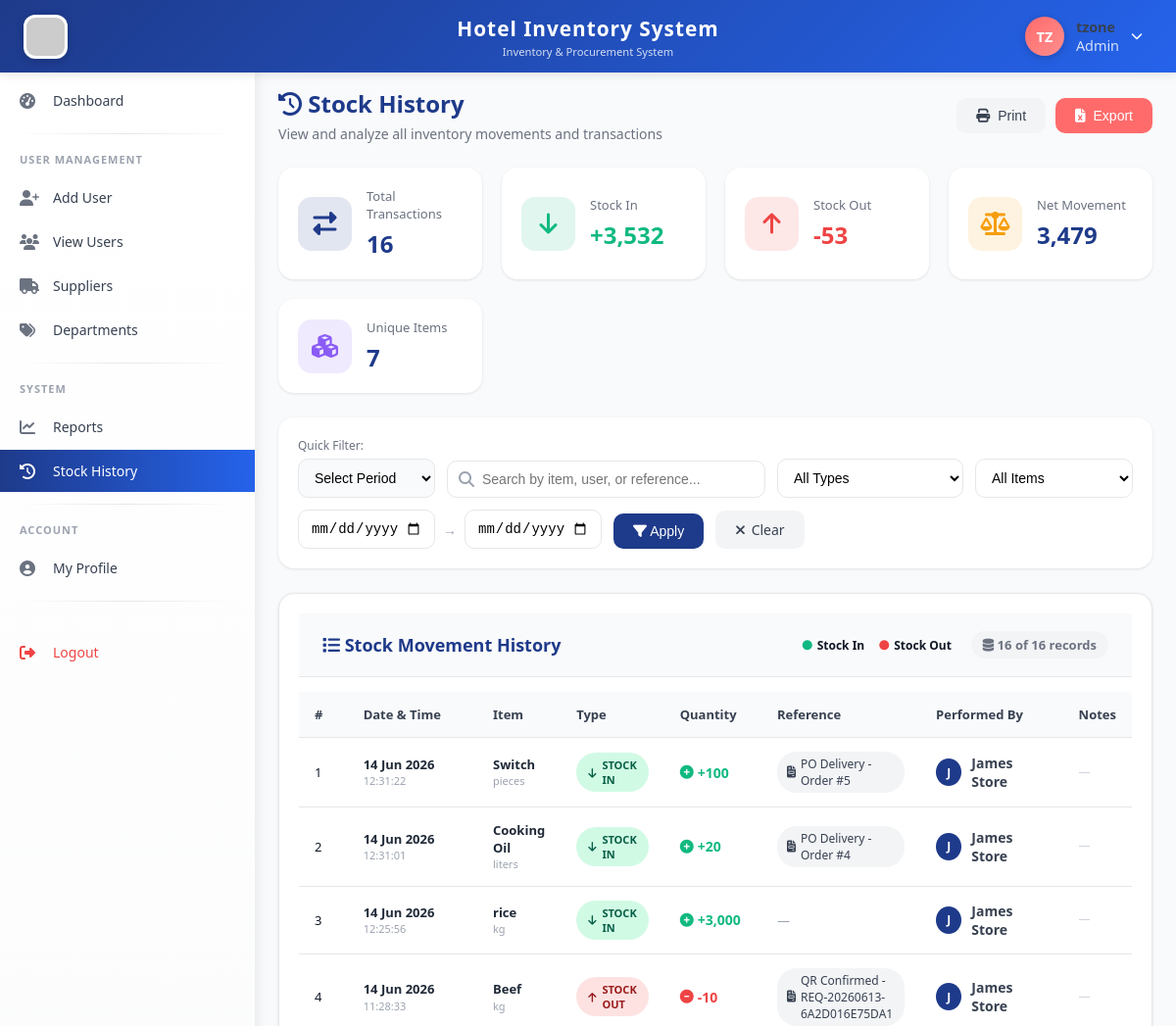
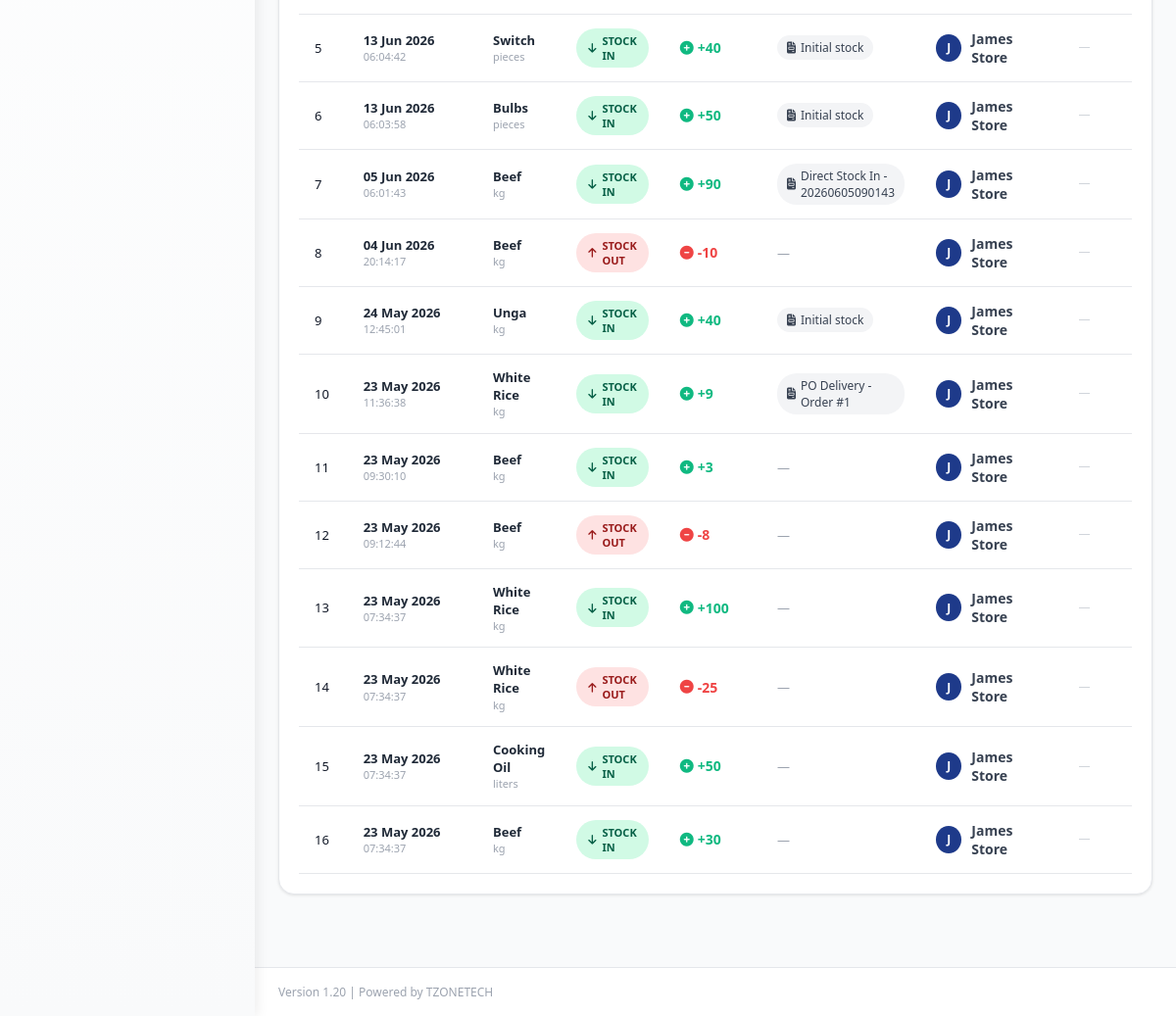
Page /storekeeper/stock_history.php (signed in) on the committed database (2 pictures, top to bottom).
### tables this page shows
CREATE TABLE `users` (
  `id` int(11) NOT NULL,
  `fullname` varchar(100) NOT NULL,
  `username` varchar(50) NOT NULL,
  `password` varchar(255) NOT NULL,
  `email` varchar(100) NOT NULL,
  `phone` varchar(20) DEFAULT NULL,
  `role_id` int(11) NOT NULL,
  `status` enum('active','inactive') DEFAULT 'active',
  `created_at` timestamp NOT NULL DEFAULT current_timestamp(),
  `phone_verified` tinyint(4) DEFAULT 0,
  `reset_token` varchar(100) DEFAULT NULL,
  `reset_expires` datetime DEFAULT NULL,
  `profile_picture` varchar(255) DEFAULT NULL,
  `updated_at` timestamp NOT NULL DEFAULT current_timestamp() ON UPDATE current_timestamp()
);

CREATE TABLE `stock_movements` (
  `id` int(11) NOT NULL,
  `item_id` int(11) NOT NULL,
  `movement_type` enum('IN','OUT') NOT NULL,
  `quantity` int(11) NOT NULL,
  `reference_no` varchar(100) DEFAULT NULL,
  `notes` text DEFAULT NULL,
  `performed_by` int(11) NOT NULL,
  `created_at` timestamp NOT NULL DEFAULT current_timestamp()
);

CREATE TABLE `inventory_items` (
  `id` int(11) NOT NULL,
  `item_name` varchar(100) NOT NULL,
  `category` varchar(50) DEFAULT NULL,
  `unit` varchar(20) DEFAULT NULL,
  `current_stock` int(11) DEFAULT 0,
  `minimum_stock` int(11) DEFAULT 10,
  `maximum_stock` int(11) DEFAULT 500,
  `unit_price` decimal(10,2) DEFAULT NULL,
  `supplier_id` int(11) DEFAULT NULL,
  `location` varchar(100) DEFAULT NULL,
  `department` varchar(50) DEFAULT 'Store',
  `default_department_id` int(11) DEFAULT NULL,
  `status` enum('active','inactive') DEFAULT 'active',
  `created_at` timestamp NOT NULL DEFAULT current_timestamp(),
  `updated_at` timestamp NOT NULL DEFAULT current_timestamp() ON UPDATE current_timestamp()
);

### storekeeper/stock_history.php (the view, shortened to what the rows shown need)
<?php
require_once '../includes/auth_check.php';
$page = isset($_GET['page']) ? (int)$_GET['page'] : 1;
$limit = 20;
$offset = ($page - 1) * $limit;
$where_conditions = ["1=1"];
$where_clause = implode(' AND ', $where_conditions);
$sql = "SELECT sm.*,
               i.item_name,
               i.unit,
               u.fullname as performed_by_name,
               po.po_number,
               CASE
                   WHEN sm.movement_type = 'IN' THEN 'Stock In'
                   ELSE 'Stock Out'
               END as movement_type_name
        FROM stock_movements sm
        JOIN inventory_items i ON sm.item_id = i.id
        JOIN users u ON sm.performed_by = u.id
        LEFT JOIN purchase_orders po ON sm.reference_no = CONCAT('PO-', po.po_number)
        WHERE $where_clause
        ORDER BY sm.created_at DESC
        LIMIT $offset, $limit";
$result = $db->query($sql);
$movements = $result->fetch_all(MYSQLI_ASSOC);
include '../templates/header.php';
?>
<div class="main-content">
    <div class="page-header">
        <div>
            <h1><i class="fas fa-history"></i> Stock History</h1>
        </div>
    </div>
    <div class="card">
        <div class="card-body">
            <?php if(count($movements) > 0): ?>
                <div class="table-responsive">
                    <table class="data-table" id="stockHistoryTable">
                        <thead>
                            <tr>
                                <th width="50">#</th>
                                <th width="140">Date & Time</th>
                                <th>Item</th>
                                <th width="100">Type</th>
                                <th width="100">Quantity</th>
                                <th width="160">Reference</th>
                                <th width="150">Performed By</th>
                                <th>Notes</th>
                            </tr>
                        </thead>
                        <tbody>
                            <?php $counter = $offset + 1; foreach($movements as $movement): ?>
                                <tr class="movement-row" data-type="<?php echo $movement['movement_type']; ?>">
                                    <td class="text-center"><?php echo $counter++; ?></td>
                                    <td>
                                        <div class="date-cell">
                                            <div class="date-day"><?php echo date('d M Y', strtotime($movement['created_at'])); ?></div>
                                            <div class="date-time"><?php echo date('H:i:s', strtotime($movement['created_at'])); ?></div>
                                        </div>
                                    </td>
                                    <td>
                                        <div class="item-cell">
                                            <div class="item-name"><?php echo htmlspecialchars($movement['item_name']); ?></div>
                                            <div class="item-unit"><?php echo htmlspecialchars($movement['unit']); ?></div>
                                        </div>
                                    </td>
                                    <td>
                                        <?php if($movement['movement_type'] == 'IN'): ?>
                                            <span class="type-badge in">
                                                <i class="fas fa-arrow-down"></i> STOCK IN
                                            </span>
                                        <?php else: ?>
                                            <span class="type-badge out">
                                                <i class="fas fa-arrow-up"></i> STOCK OUT
                                            </span>
                                        <?php endif; ?>
                                    </td>
                                    <td>
                                        <?php if($movement['movement_type'] == 'IN'): ?>
                                            <span class="quantity in">
                                                <i class="fas fa-plus-circle"></i> +<?php echo number_format($movement['quantity']); ?>
                                            </span>
                                        <?php else: ?>
                                            <span class="quantity out">
                                                <i class="fas fa-minus-circle"></i> -<?php echo number_format($movement['quantity']); ?>
                                            </span>
                                        <?php endif; ?>
                                    </td>
                                    <td>
                                        <?php
                                        $reference_display = '';
                                        if ($movement['reference_no']) {
                                            if (strpos($movement['reference_no'], 'PO-') !== false || strpos($movement['reference_no'], 'Purchase Order') !== false) {
                                                if (preg_match('/PO-\d+/', $movement['reference_no'], $matches)) {
                                                    $reference_display = $matches[0];
                                                } elseif ($movement['po_number']) {
                                                    $reference_display = 'PO-' . $movement['po_number'];
                                                } else {
                                                    $reference_display = htmlspecialchars($movement['reference_no']);
                                                }
                                            } else {
                                                $reference_display = htmlspecialchars($movement['reference_no']);
                                            }
                                        }
                                        ?>
                                        <?php if($reference_display): ?>
                                            <span class="reference-badge">
                                                <i class="fas fa-file-invoice"></i> <?php echo $reference_display; ?>
                                            </span>
                                        <?php else: ?>
                                            <span class="no-reference">—</span>
                                        <?php endif; ?>
                                    </td>
                                    <td>
                                        <div class="user-cell">
                                            <div class="user-avatar">
                                                <?php
                                                    $name_parts = explode(' ', $movement['performed_by_name']);
                                                    $initial = strtoupper(substr($name_parts[0], 0, 1));
                                                ?>
                                                <span class="avatar-initial"><?php echo $initial; ?></span>
                                            </div>
                                            <span class="user-name"><?php echo htmlspecialchars($movement['performed_by_name']); ?></span>
                                        </div>
                                    </td>
                                    <td>
                                        <div class="notes-cell" title="<?php echo htmlspecialchars($movement['notes'] ?? ''); ?>">
                                            <?php if($movement['notes']): ?>
                                                <?php
                                                $clean_notes = str_replace('PO Delivery - Order #', 'PO ', $movement['notes']);
                                                $clean_notes = str_replace('New Purchase Order', 'PO Received', $clean_notes);
                                                echo nl2br(htmlspecialchars(substr($clean_notes, 0, 60)));
                                                ?>
                                                <?php if(strlen($movement['notes']) > 60): ?>
                                                    <span class="notes-more">...</span>
                                                <?php endif; ?>
                                            <?php else: ?>
                                                <span class="no-notes">—</span>
                                            <?php endif; ?>
                                        </div>
                                    </td>
                                </tr>
                            <?php endforeach; ?>
                        </tbody>
                    </table>
                </div>
            <?php endif; ?>
        </div>
    </div>
</div>
<?php include '../templates/footer.php'; ?>

### templates/header.php (shortened to what the rows shown need)
<!DOCTYPE html>
<html lang="en">
<head>
    <link rel="stylesheet" href="https://cdnjs.cloudflare.com/ajax/libs/font-awesome/6.4.0/css/all.min.css">
    <link rel="stylesheet" href="<?php echo APP_URL; ?>/assets/css/style.css">
</head>
<body>
    <div class="top-header">
        <div class="header-right">
            <div class="user-info" id="userInfoBtn">
                <div class="user-avatar-circle" id="userAvatar">
                    <?php
                    $user_id = $_SESSION['user_id'] ?? 0;
                    $profile_pic = '';
                    $fullname = $_SESSION['fullname'] ?? 'User';
                    if ($user_id > 0 && isset($db)) {
                        $pic_sql = "SELECT profile_picture, fullname FROM users WHERE id = ?";
                        $pic_stmt = $db->prepare($pic_sql);
                        $pic_stmt->bind_param("i", $user_id);
                        $pic_stmt->execute();
                        $pic_result = $pic_stmt->get_result();
                        if ($pic_row = $pic_result->fetch_assoc()) {
                            $profile_pic = $pic_row['profile_picture'];
                            $fullname = $pic_row['fullname'];
                        }
                    }
                    $profile_pic_path = '';
                    if ($profile_pic_path && !empty($profile_pic)):
                    ?>
                        <img src="<?php echo $profile_pic_path; ?>?t=<?php echo time(); ?>" alt="Profile" id="headerProfileImg">
                    <?php else:
                        $name_parts = explode(' ', $fullname);
                        $initial = strtoupper(substr($name_parts[0], 0, 1));
                        if (isset($name_parts[1])) {
                            $initial .= strtoupper(substr($name_parts[1], 0, 1));
                        } else if (strlen($name_parts[0]) > 1) {
                            $initial .= strtoupper(substr($name_parts[0], 1, 1));
                        } else {
                            $initial .= strtoupper(substr($fullname, 0, 1));
                        }
                    ?>
                        <span id="headerInitials"><?php echo $initial; ?></span>
                    <?php endif; ?>
                </div>
                <div class="user-details">
                    <span class="user-name" id="headerUserName"><?php echo htmlspecialchars($fullname); ?></span>
                    <span class="user-role"><?php echo $_SESSION['role'] ?? 'Guest'; ?></span>
                </div>
            </div>
        </div>
    </div>

### rows in the picture
users: fullname "TZ", fullname "tzone"
stock_movements: created_at "14 Jun 2026", created_at "12:31:22", item.item_name "Switch", item.unit "pieces", movement_type "IN" (drawn), quantity "100", reference_no "PO Delivery - Order #5", performed_by.fullname "J", performed_by.fullname "James Store"
stock_movements: created_at "14 Jun 2026", created_at "12:31:01", item.item_name "Cooking Oil", item.unit "liters", movement_type "IN" (drawn), quantity "20", reference_no "PO Delivery - Order #4", performed_by.fullname "J", performed_by.fullname "James Store"
stock_movements: created_at "14 Jun 2026", created_at "12:25:56", item.item_name "rice", item.unit "kg", movement_type "IN" (drawn), quantity "3,000", performed_by.fullname "J", performed_by.fullname "James Store"
stock_movements: created_at "14 Jun 2026", created_at "11:28:33", item.item_name "Beef", item.unit "kg", movement_type "OUT" (drawn), quantity "10", reference_no "QR Confirmed - REQ-20260613-6A2D016E75DA1", performed_by.fullname "J", performed_by.fullname "James Store"
stock_movements: created_at "13 Jun 2026", created_at "06:04:42", item.item_name "Switch", item.unit "pieces", movement_type "IN" (drawn), quantity "40", reference_no "Initial stock", performed_by.fullname "J", performed_by.fullname "James Store"
stock_movements: created_at "13 Jun 2026", created_at "06:03:58", item.item_name "Bulbs", item.unit "pieces", movement_type "IN" (drawn), quantity "50", reference_no "Initial stock", performed_by.fullname "J", performed_by.fullname "James Store"
stock_movements: created_at "05 Jun 2026", created_at "06:01:43", item.item_name "Beef", item.unit "kg", movement_type "IN" (drawn), quantity "90", reference_no "Direct Stock In - 20260605090143", performed_by.fullname "J", performed_by.fullname "James Store"
stock_movements: created_at "04 Jun 2026", created_at "20:14:17", item.item_name "Beef", item.unit "kg", movement_type "OUT" (drawn), quantity "10", performed_by.fullname "J", performed_by.fullname "James Store"
stock_movements: created_at "24 May 2026", created_at "12:45:01", item.item_name "Unga", item.unit "kg", movement_type "IN" (drawn), quantity "40", reference_no "Initial stock", performed_by.fullname "J", performed_by.fullname "James Store"
stock_movements: created_at "23 May 2026", created_at "11:36:38", item.item_name "White Rice", item.unit "kg", movement_type "IN" (drawn), quantity "9", reference_no "PO Delivery - Order #1", performed_by.fullname "J", performed_by.fullname "James Store"
stock_movements: created_at "23 May 2026", created_at "09:30:10", item.item_name "Beef", item.unit "kg", movement_type "IN" (drawn), quantity "3", performed_by.fullname "J", performed_by.fullname "James Store"
stock_movements: created_at "23 May 2026", created_at "09:12:44", item.item_name "Beef", item.unit "kg", movement_type "OUT" (drawn), quantity "8", performed_by.fullname "J", performed_by.fullname "James Store"
stock_movements: created_at "23 May 2026", created_at "07:34:37", item.item_name "White Rice", item.unit "kg", movement_type "IN" (drawn), quantity "100", performed_by.fullname "J", performed_by.fullname "James Store"
stock_movements: created_at "23 May 2026", created_at "07:34:37", item.item_name "White Rice", item.unit "kg", movement_type "OUT" (drawn), quantity "25", performed_by.fullname "J", performed_by.fullname "James Store"
stock_movements: created_at "23 May 2026", created_at "07:34:37", item.item_name "Cooking Oil", item.unit "liters", movement_type "IN" (drawn), quantity "50", performed_by.fullname "J", performed_by.fullname "James Store"
stock_movements: created_at "23 May 2026", created_at "07:34:37", item.item_name "Beef", item.unit "kg", movement_type "IN" (drawn), quantity "30", performed_by.fullname "J", performed_by.fullname "James Store"

### other values in the picture
APP_NAME "Hotel Inventory System"
$_SESSION['role'] "Admin"
$summary['total_transactions'] "16"
$summary['total_in'] "3,532"
$summary['total_out'] "53"
$summary['total_in'] - $summary['total_out'] "3,479"
$summary['unique_items'] "7"
count($movements) "16"
$total_items "16"
